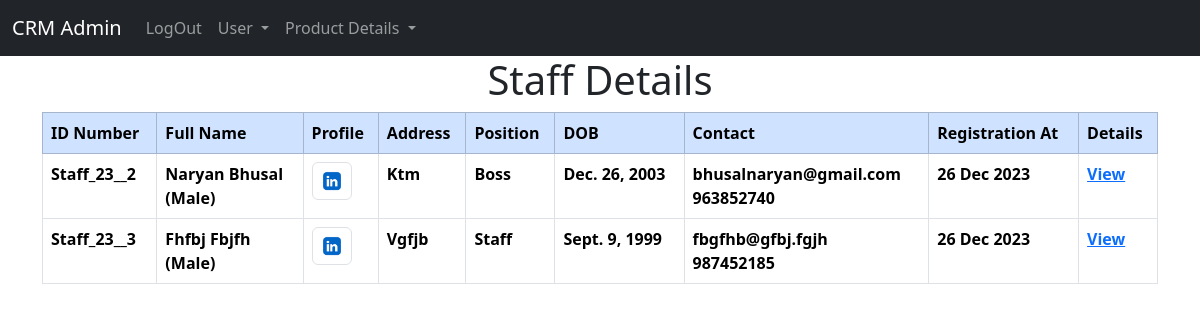
Page /main/staff_details/ (signed in) on the committed database.
### crm_app/models.py (models this page shows, shortened)
class Staff(models.Model):
    first_name = models.CharField(max_length=100)
    last_name = models.CharField(max_length=100)
    images = models.ImageField(upload_to="Staff/%Y/%m/%d", blank=False)
    position = models.CharField(max_length=20,choices=[("staff", "staff"),("manager", "Manager"),("Boss", "Boss"),])
    gender = models.CharField(max_length=20, choices=[("male", "Male"),("female", "Female"),("other", "Other"),])
    email = models.EmailField(unique = True)
    contact = models.CharField(max_length=10)
    date_of_birth = models.DateField(default=timezone.now)
    address = models.CharField(max_length=255, blank=True)
    hire_date = models.DateField(auto_now_add = True)

### crm_app/views.py (the view)
# urls.py: path('staff_details/', views.staff_details, name='staff_details'),
def staff_details(request):
    if request.user.is_authenticated:
        staff = Staff.objects.all()
        return render(request, "crm/staff/staff_details.html", {"staff": staff})
    else:
        messages.success(request, "YOu Must Be")
        return redirect("main")

### templates/crm/staff/staff_details.html
{% extends 'crm/base.html' %}
{% block main %}
{% if user.is_authenticated %}
<div class="table-responsive">
     <h1 class="text-center text-capitalize"> staff details</h1>
     <table class="table  table-hover table-bordered">
          <thead class="table-primary">
               <tr>
                    <th scope="col">ID Number</th>
                    <th scope="col">Full Name</th>
                    <th scope="col">Profile</th>
                    <th scope="col">Address</th>
                    <th scope="col">Position</th>
                    <th scope="col">DOB</th>
                    <th scope="col">Contact</th>
                    <th scope="col">Registration At</th>
                    <th scope="col">Details</th>
               </tr>
          </thead>
          <tbody>
               {% if staff %}
               {% for staff in staff %}
               <tr class="text-capitalize">
                    <th scope="row">Staff_{{staff.hire_date | date:"y"}}__{{staff.id}}</th>
                    <th>{{staff.first_name}} {{staff.last_name}} <br>({{staff.gender}})</th>
                    <th><img src="{{staff.images.url}}" alt="{{ staff.first_name }}" class="img-thumbnail"
                              style="max-width: 40px;"></th>
                    <th>{{staff.address}}</th>
                    <th>{{staff.position}}</th>
                    <th>{{staff.date_of_birth}}</th>
                    <th class="text-lowercase">
                         {{staff.email}}<br>{{staff.contact}}</th>
                    <th>{{staff.hire_date | date:"d M Y"}}</th>
                    <th>
                         <a href="{% url 'staff' staff.pk %}">View</a>
                    </th>
               </tr>
               {% endfor %}
               {% endif %}
          </tbody>
     </table>
</div>
{% endif %}
{% endblock main %}

### rows in the picture
Staff: hire_date "23", id "2", first_name "Naryan", last_name "Bhusal", gender "Male", images (picture), address "Ktm", position "Boss", date_of_birth "Dec. 26, 2003", email "bhusalnaryan@gmail.com", contact "963852740", hire_date "26 Dec 2023"
Staff: hire_date "23", id "3", first_name "Fhfbj", last_name "Fbjfh", gender "Male", images (picture), address "Vgfjb", position "Staff", date_of_birth "Sept. 9, 1999", email "fbgfhb@gfbj.fgjh", contact "987452185", hire_date "26 Dec 2023"
